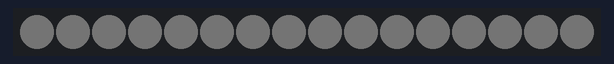
A sketch run on a simulated Arduino Uno, built with avr-gcc and run on an emulated ATmega328P. On the bench: 16 RGB LEDs in strip order, left to right. Dim RGB values are drawn brighter than linear.

Above: at 3.9 s.
At 31.24 s:
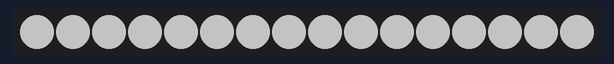

The sketch:

tlc5940_pulse.ino
```cpp
#include "Tlc5940.h"

void setup()
{
  Tlc.init();
}
   int maxed=4095;
   int brightness=0;
   int d_step=10;
   int direction=d_step;

void loop()
{
  int grayscale;
  brightness+=direction;
  if (brightness>=maxed){brightness=maxed;direction=-1*d_step;}
  if (brightness<=0){brightness=0;direction=d_step;}

  for (int channel = 0; channel < NUM_TLCS * 16; channel ++) {

   Tlc.set(channel,maxed*pow(double(brightness)/maxed,3));

    Tlc.update();

  }
  delayMicroseconds(100);

}
```
